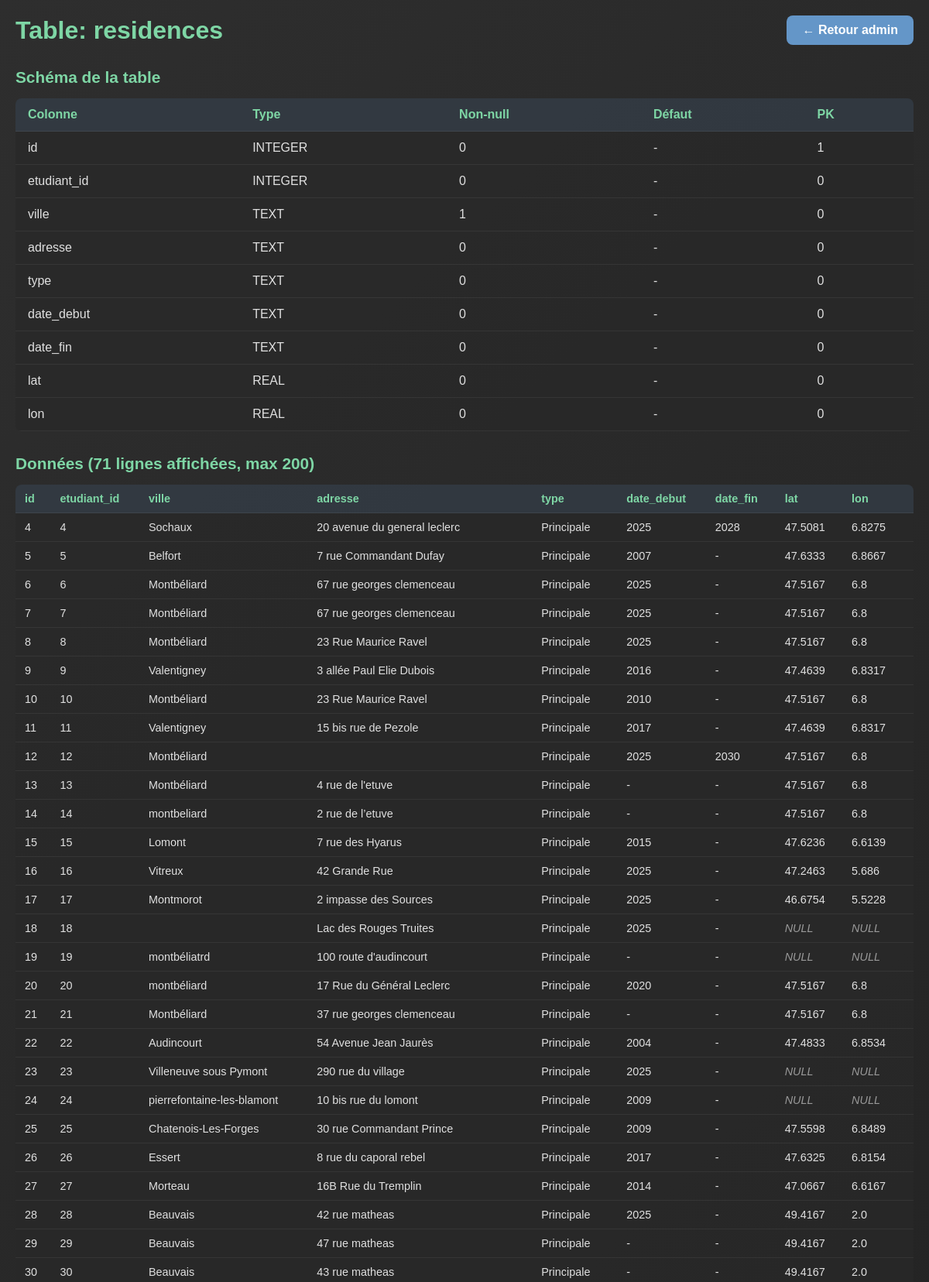
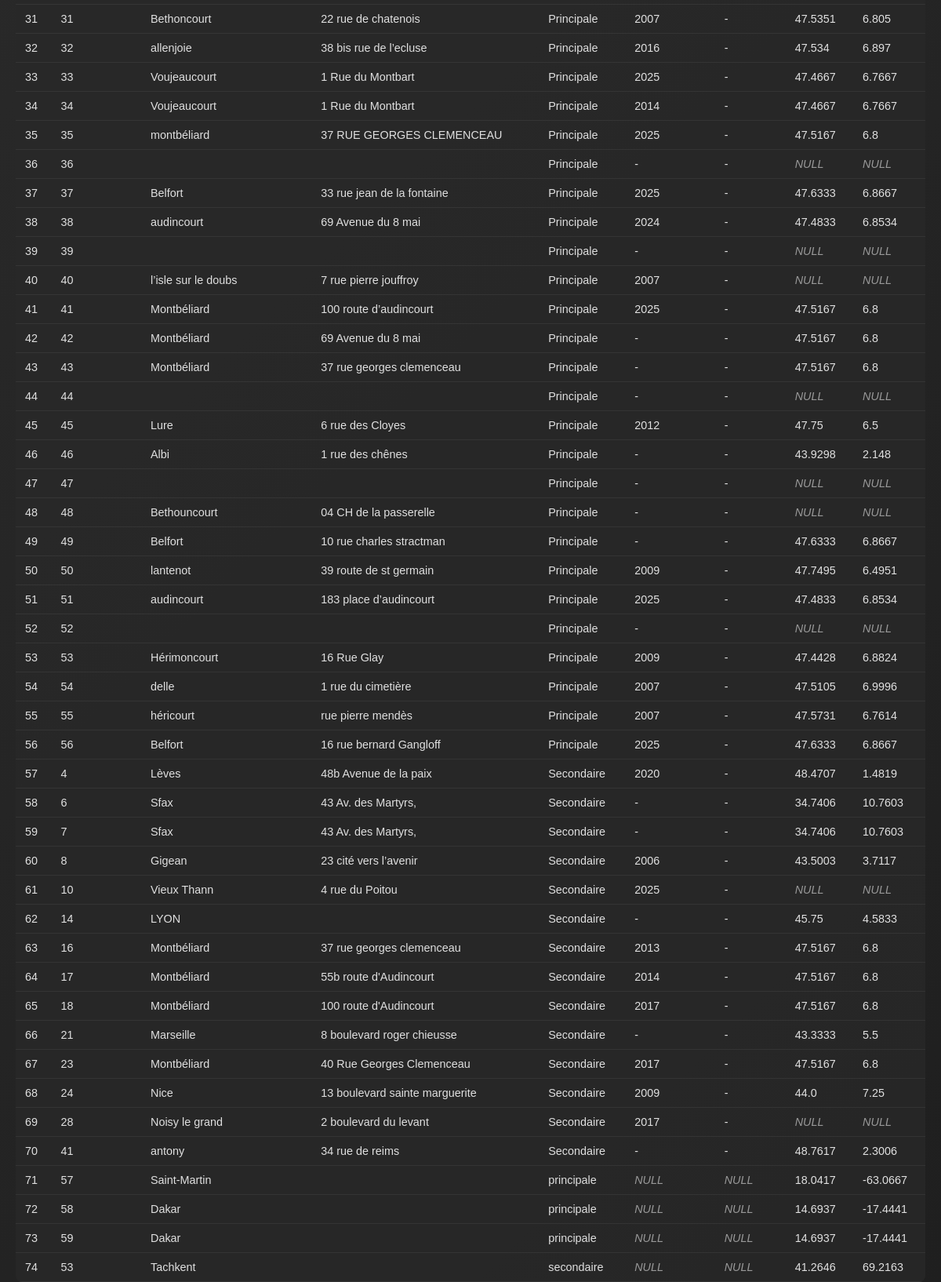
/admin/table/residences (signed in), run on an earlier commit of the app's database (2 pictures, top to bottom).
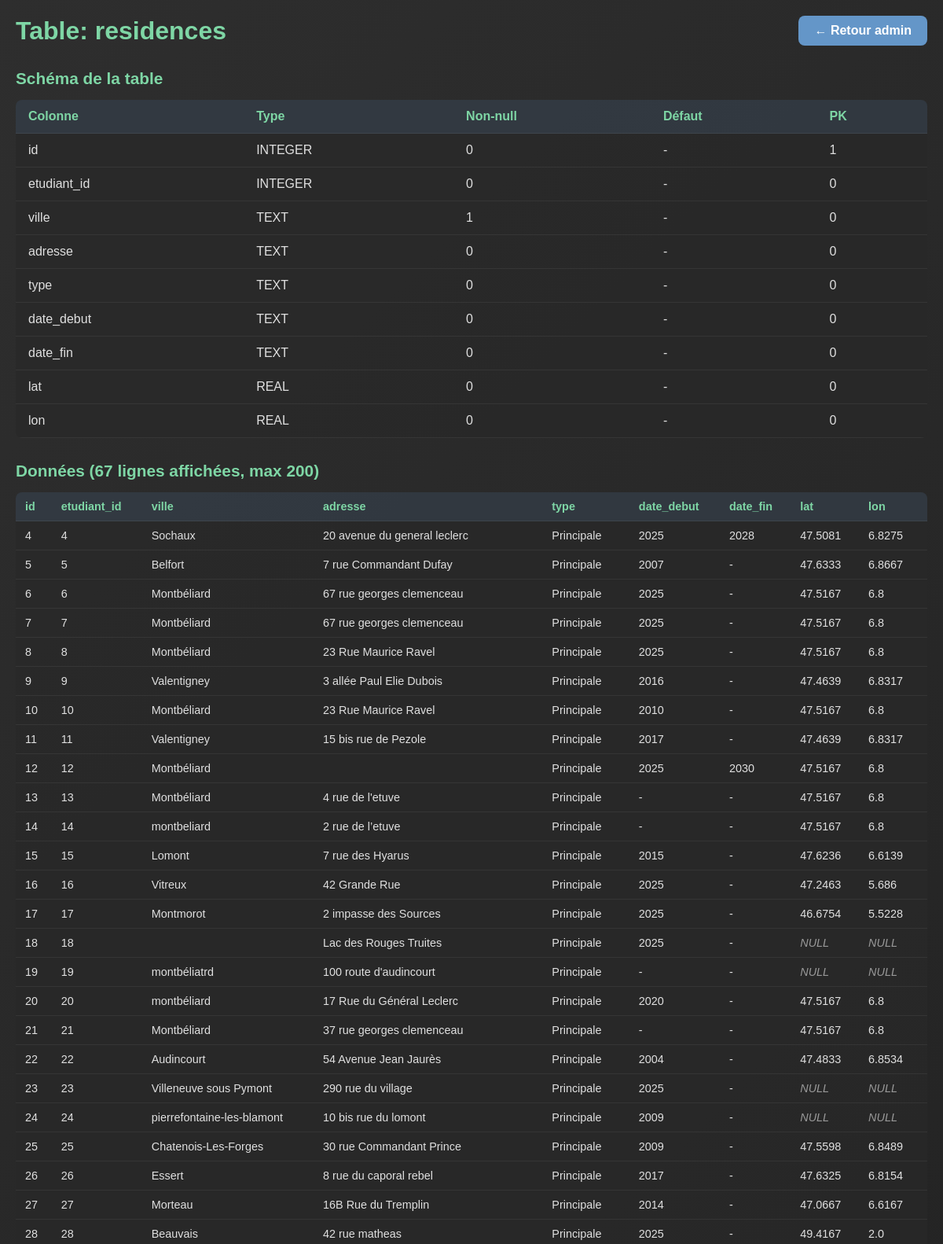
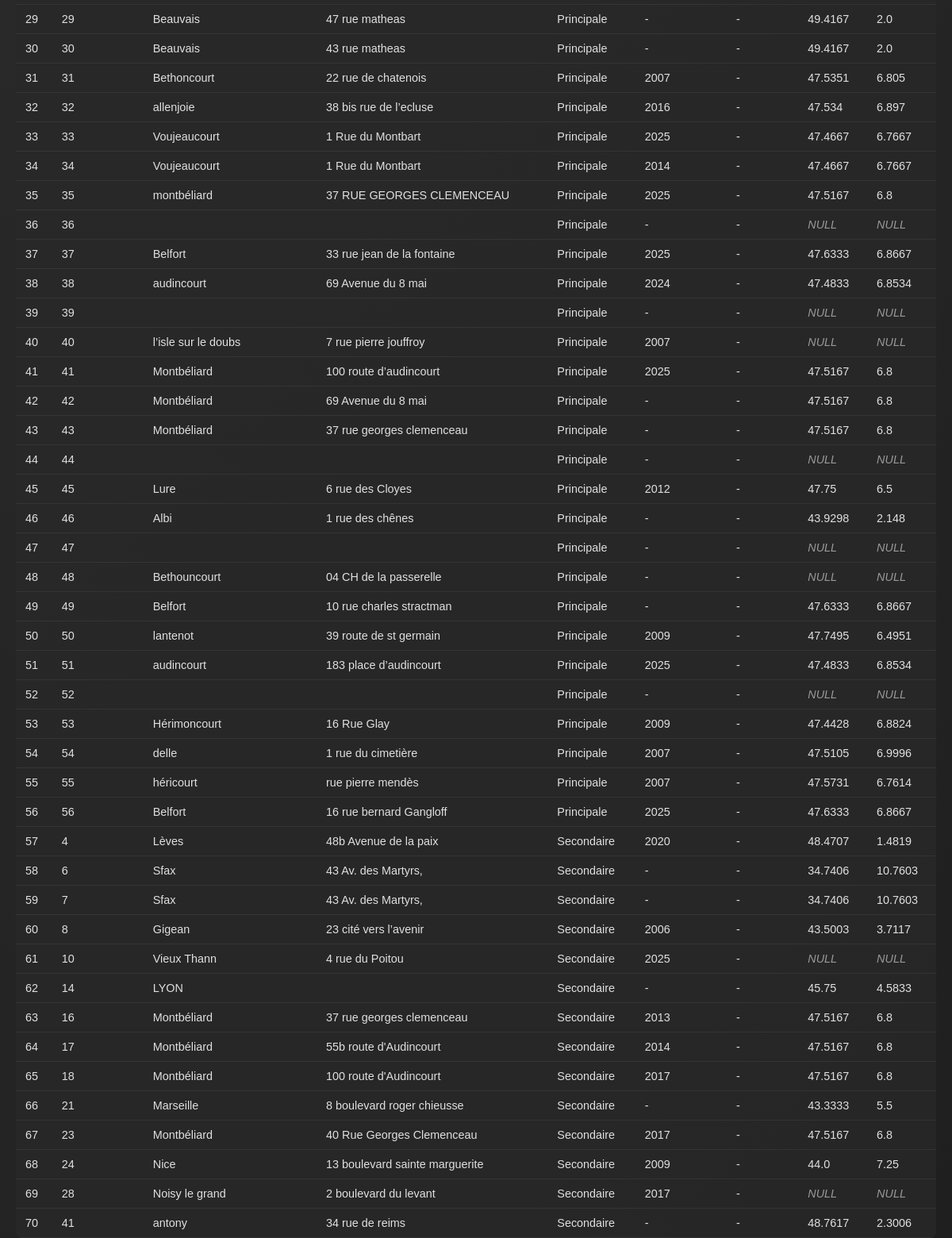
And on a later commit of the database (2 pictures, top to bottom).
### tables this page shows
CREATE TABLE residences (
        id INTEGER PRIMARY KEY AUTOINCREMENT,
        etudiant_id INTEGER,
        ville TEXT NOT NULL,
        adresse TEXT,
        type TEXT,
        date_debut TEXT,
        date_fin TEXT,
        lat REAL,
        lon REAL,
        FOREIGN KEY (etudiant_id) REFERENCES etudiants(id)
    );

### app.py (the view)
@app.route('/admin/table/<table_name>')
@admin_required
def admin_table(table_name):
    conn = get_db_connection()
    cursor = conn.cursor()
    tables = cursor.execute("SELECT name FROM sqlite_master WHERE type='table' AND name = ?", (table_name,)).fetchall()
    if not tables:
        flash('Table introuvable', 'error')
        conn.close()
        return redirect(url_for('admin'))
    schema = cursor.execute(f"PRAGMA table_info({table_name})").fetchall()
    data = cursor.execute(f"SELECT * FROM {table_name} LIMIT 200").fetchall()
    conn.close()
    return render_template('admin_table.html',
                         table_name=table_name,
                         schema=schema,
                         data=data)

### app.py (called while the page is built, shortened)
def get_db_connection():
    conn = sqlite3.connect(DB_NAME)
    conn.row_factory = sqlite3.Row
    return conn

def get_user_by_username(username):
    conn = get_db_connection()
    user = conn.execute('SELECT * FROM users WHERE username = ?', (username,)).fetchone()
    conn.close()
    return user

def get_current_user():
    if session.get('user_id'):
        user = get_user_by_username(session.get('username', ''))
        return user
    return None

def admin_required(func):
    from functools import wraps
    @wraps(func)
    def decorated_function(*args, **kwargs):
        user = get_current_user()
        if not user or user['role'] != 'admin':
            flash('Accès réservé aux administrateurs', 'error')
            return redirect(url_for('home'))
        return func(*args, **kwargs)
    return decorated_function

@app.context_processor
def inject_current_user():
    return {'current_user': get_current_user()}

@app.before_request
def start_weather_updates():
    global weather_thread_started

### templates/admin_table.html (shortened to what this page needs)
<!DOCTYPE html>
<html lang="fr">
<head>
</head>
<body>
    <div class="conteneur">
        <div class="header">
            <h1>Table: {{ table_name }}</h1>
            <a href="/admin" class="back-btn">← Retour admin</a>
        </div>
        <div class="schema-section">
            <h2>Schéma de la table</h2>
            <table class="schema-table">
                <thead>
                    <tr>
                        <th>Colonne</th>
                        <th>Type</th>
                        <th>Non-null</th>
                        <th>Défaut</th>
                        <th>PK</th>
                    </tr>
                </thead>
                <tbody>
                    {% for col in schema %}
                        <tr>
                            <td>{{ col['name'] }}</td>
                            <td>{{ col['type'] }}</td>
                            <td>{{ col['notnull'] }}</td>
                            <td>{{ col['dflt_value'] or '-' }}</td>
                            <td>{{ col['pk'] }}</td>
                        </tr>
                    {% endfor %}
                </tbody>
            </table>
        </div>
        <div class="data-section">
            <h2>Données ({{ data | length }} lignes affichées, max 200)</h2>
            <div class="scroll-x">
                <table class="data-table">
                    <thead>
                        <tr>
                            {% for col in schema %}
                                <th>{{ col['name'] }}</th>
                            {% endfor %}
                        </tr>
                    </thead>
                    <tbody>
                        {% for row in data %}
                            <tr>
                                {% for col in schema %}
                                    <td>
                                        {% if row[col['name']] is none %}
                                            <span class="null-value">NULL</span>
                                        {% else %}
                                            {{ row[col['name']] }}
                                        {% endif %}
                                    </td>
                                {% endfor %}
                            </tr>
                        {% endfor %}
                    </tbody>
                </table>
            </div>
        </div>
    </div>
</body>
</html>

### templates/admin_table.html (style rules this page uses)
* { margin: 0; padding: 0; box-sizing: border-box; }
html, body { width: 100%; height: 100%; font-family: 'Quicksand', sans-serif; background: linear-gradient(135deg, #2e2e2e, #1f1f1f); color: #e0e0e0; }
body { padding: 20px; }
.conteneur { max-width: 1200px; margin: 0 auto; }
.header { display: flex; justify-content: space-between; align-items: center; margin-bottom: 30px; }
h1 { font-size: 2rem; color: #7ed6a5; }
a.back-btn { padding: 10px 20px; background: #6496c8; color: white; text-decoration: none; border-radius: 8px; font-weight: 600; transition: 0.3s; }
.schema-section { margin-bottom: 30px; }
.schema-section h2 { font-size: 1.3rem; margin-bottom: 15px; color: #7ed6a5; }
.schema-table { width: 100%; border-collapse: collapse; background: rgba(40, 40, 40, 0.8); border-radius: 8px; overflow: hidden; }
.schema-table th, .schema-table td { padding: 12px 16px; text-align: left; border-bottom: 1px solid rgba(255, 255, 255, 0.06); }
.schema-table th { background: rgba(100, 150, 200, 0.15); font-weight: 600; color: #7ed6a5; }
.data-section { margin-bottom: 20px; }
.data-section h2 { font-size: 1.3rem; margin-bottom: 15px; color: #7ed6a5; }
.data-table { width: 100%; border-collapse: collapse; background: rgba(40, 40, 40, 0.8); border-radius: 8px; overflow: hidden; font-size: 0.9rem; }
.data-table th, .data-table td { padding: 10px 12px; text-align: left; border-bottom: 1px solid rgba(255, 255, 255, 0.06); max-width: 300px; word-break: break-word; }
.data-table th { background: rgba(100, 150, 200, 0.15); font-weight: 600; color: #7ed6a5; }
.null-value { color: #999; font-style: italic; }
.scroll-x { overflow-x: auto; }

What changed in the data, as far as the page shows it:
removed residences: id "71" "57" "Saint-Martin" "principale" "18.0417" "-63.0667"
removed residences: id "72" "58" "Dakar" "principale" "14.6937" "-17.4441"
removed residences: id "73" "59" "Dakar" "principale" "14.6937" "-17.4441"
removed residences: id "74" "53" "Tachkent" "secondaire" "41.2646" "69.2163"
Also different on the page:
{{ data | length }}: "71" → "67"
